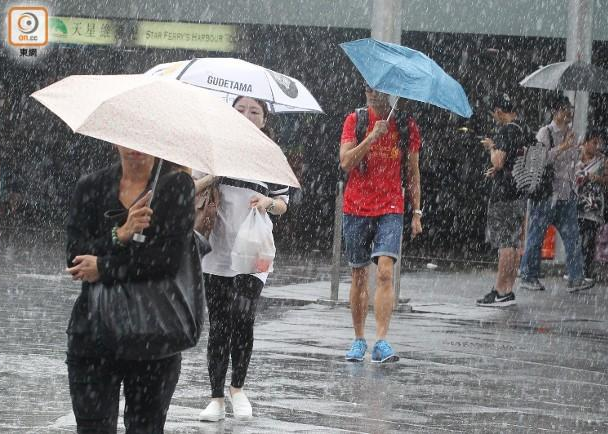
#> input picture Real275/test/rain/norain-1.png, 608 x 434 px, given as the content of the folder /media/ubuntu/Seagate/RainDataSet/JORDER/RainTrainL/train, which was not available
$ python dataset_Rain200L_real.py
#> lines starting #> are read from the running program, lines starting #| are printed output that depends on the picture; pictures that were not available may be replaced by others from this repository, and a replacement may not be noted
# import sys
# sys.path.remove('/opt/ros/kinetic/lib/python2.7/dist-packages')
import os
import cv2
import numpy as np
from numpy.random import RandomState
from torch.utils.data import Dataset
import settings_Rain200L_real as settings
import glob
import random

class TrainValDataset(Dataset):
    def __init__(self, name):
        super().__init__()
        self.rand_state = RandomState(66)
        self.root_dir = os.path.join(settings.data_dir, name)
        self.real_dir = os.path.join(settings.data_dir, 'Real')
        self.mat_files = os.listdir(self.root_dir)
        self.mat_real = os.listdir(self.real_dir)
        self.patch_size = settings.patch_size
        self.file_num = len(self.mat_files) # 1800
        self.real_num = len(self.mat_real) # 466

    def __len__(self):
        # return self.file_num * 100
        return self.file_num

    def __getitem__(self, idx):
        file_name = self.mat_files[idx % self.file_num]
        img_file = os.path.join(self.root_dir, file_name)
        img_pair = cv2.imread(img_file).astype(np.float32) / 255
        b, g, r = cv2.split(img_pair)
        img_pair = cv2.merge([r, g, b])

        # TODO: Real
        rad_num = random.randint(0, self.real_num - 1)
        real_name = self.mat_real[rad_num]
        real_img = cv2.imread(os.path.join(self.real_dir, real_name)).astype(np.float32) / 255


        if settings.aug_data:
            O, B, R = self.crop(img_pair, real_img, aug=True)
            O, B, R = self.flip(O, B, R)
            O, B, R = self.rotate(O, B, R)
        else:
            O, B, R = self.crop(img_pair, real_img, aug=False)

        O = np.transpose(O, (2, 0, 1))
        B = np.transpose(B, (2, 0, 1))
        R = np.transpose(R, (2, 0, 1))

        sample = {'O': O, 'B': B, 'R': R}

        return sample

    def crop(self, img_pair, real_img, aug):
        patch_size = self.patch_size
        h, ww, c = img_pair.shape
        w = ww // 2

        rh, rw, rc = real_img.shape

        if aug:
            mini = - 1 / 4 * self.patch_size
            maxi =   1 / 4 * self.patch_size + 1
            p_h = patch_size + self.rand_state.randint(mini, maxi)
            p_w = patch_size + self.rand_state.randint(mini, maxi)
        else:
            p_h, p_w = patch_size, patch_size

        r = self.rand_state.randint(0, h - p_h)
        c = self.rand_state.randint(0, w - p_w)

        real_r = self.rand_state.randint(0, rh - p_h)
        real_c = self.rand_state.randint(0, rw - p_w)

        O = img_pair[r: r+p_h, c+w: c+p_w+w]
        B = img_pair[r: r+p_h, c: c+p_w]
        R = real_img[real_r: real_r+p_h, real_c: real_c+p_w]

        if aug:
            O = cv2.resize(O, (patch_size, patch_size))
            B = cv2.resize(B, (patch_size, patch_size))
            R = cv2.resize(R, (patch_size, patch_size))

        return O, B, R

    def flip(self, O, B, R):
        if self.rand_state.rand() > 0.5:
            O = np.flip(O, axis=1)
            B = np.flip(B, axis=1)
            R = np.flip(R, axis=1)

        return O, B, R

    def rotate(self, O, B, R):
        angle = self.rand_state.randint(-30, 30)
        patch_size = self.patch_size
        center = (int(patch_size / 2), int(patch_size / 2))
        M = cv2.getRotationMatrix2D(center, angle, 1)
        O = cv2.warpAffine(O, M, (patch_size, patch_size))
        B = cv2.warpAffine(B, M, (patch_size, patch_size))
        R = cv2.warpAffine(R, M, (patch_size, patch_size))

        return O, B, R

class TestDataset(Dataset):
    def __init__(self, name):
        super().__init__()
        self.rand_state = RandomState(66)
        self.root_dir = os.path.join(settings.data_dir, name)
        self.mat_files = os.listdir(self.root_dir)
        self.patch_size = settings.patch_size
        self.file_num = len(self.mat_files)

    def __len__(self):
        return self.file_num

    def __getitem__(self, idx):
        file_name = self.mat_files[idx % self.file_num]
        img_file = os.path.join(self.root_dir, file_name)
        img_pair = cv2.imread(img_file).astype(np.float32) / 255
        h, ww, c = img_pair.shape
        w = ww // 2
        O = np.transpose(img_pair[:, w:], (2, 0, 1))
        B = np.transpose(img_pair[:, :w], (2, 0, 1))
        sample = {'O': O, 'B': B}

        return sample

class ShowDataset(Dataset):
    def __init__(self, name):
        super().__init__()
        self.rand_state = RandomState(66)
        self.root_dir = os.path.join(settings.data_dir, name)
        self.img_files = sorted(os.listdir(self.root_dir))
        self.file_num = len(self.img_files)

    def __len__(self):
        return self.file_num

    def __getitem__(self, idx):
        file_name = self.img_files[idx % self.file_num]
        img_file = os.path.join(self.root_dir, file_name)
        img_pair = cv2.imread(img_file).astype(np.float32) / 255

        h, ww, c = img_pair.shape
        w = ww // 2

        if settings.pic_is_pair:
            O = np.transpose(img_pair[:, w:], (2, 0, 1))
            B = np.transpose(img_pair[:, :w], (2, 0, 1))
        else:
            O = np.transpose(img_pair[:, :], (2, 0, 1))
            B = np.transpose(img_pair[:, :], (2, 0, 1))

        sample = {'O': O, 'B': B,'file_name':file_name[:-4]}

        return sample


if __name__ == '__main__':
    dt = TrainValDataset('train')
    print('TrainValDataset')
    for i in range(10):
        smp = dt[i]
        for k, v in smp.items():
            print(k, v.shape, v.dtype, v.mean())
#> this loop made 10 passes
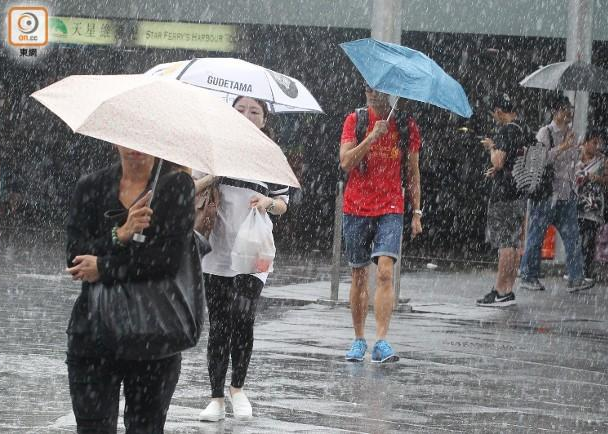
#> input picture Real275/test/rain/norain-1.png, 608 x 434 px, given as the content of the folder /media/ubuntu/Seagate/RainDataSet/JORDER/RainTrainL/train, which was not available
#> pass 1, in __getitem__, `b, g, r = cv2.split(img_pair)`:
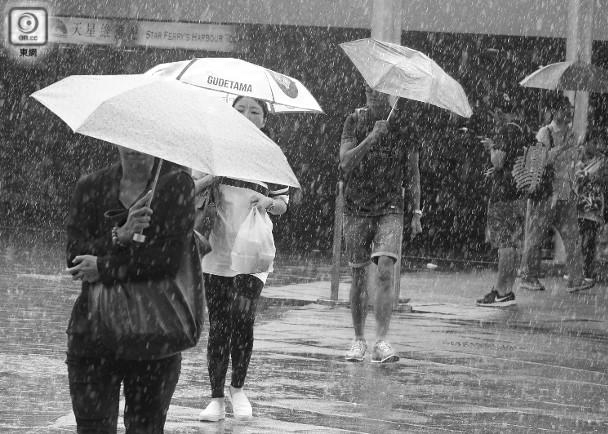
#> b: shape (434, 608) float32; min 0, max 1, mean 0.457
#> pass 1, in __getitem__, `b, g, r = cv2.split(img_pair)`:
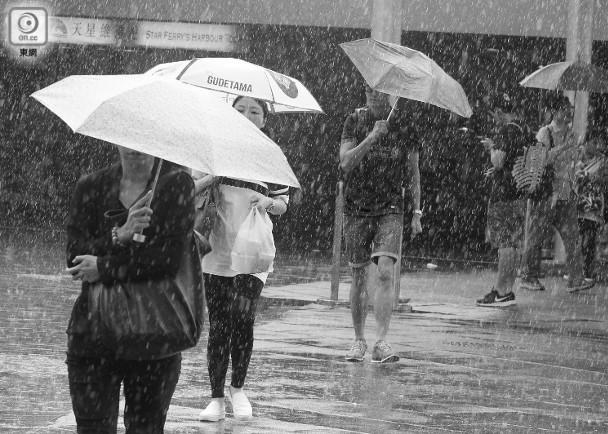
#> g: shape (434, 608) float32; min 0, max 1, mean 0.452
#> pass 1, in __getitem__, `b, g, r = cv2.split(img_pair)`:
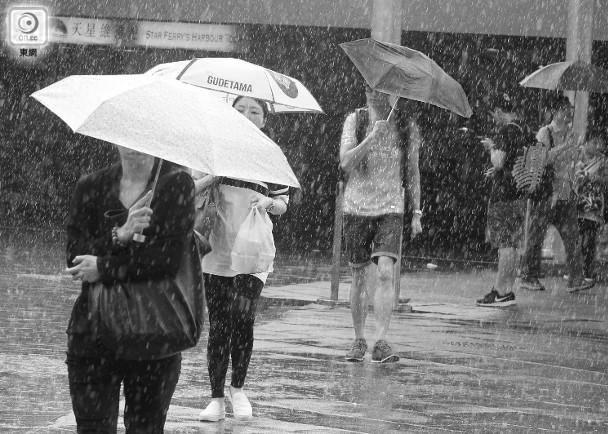
#> r: shape (434, 608) float32; min 0, max 1, mean 0.456

    print()
    dt = TestDataset('test')
    print('TestDataset')
    for i in range(10):
        smp = dt[i]
        for k, v in smp.items():
            print(k, v.shape, v.dtype, v.mean())

    print()
    print('ShowDataset')
    dt = ShowDataset('test')
    for i in range(10):
        smp = dt[i]
        for k, v in smp.items():
#> (the run stopped early here; a loop or call above may not have finished)
